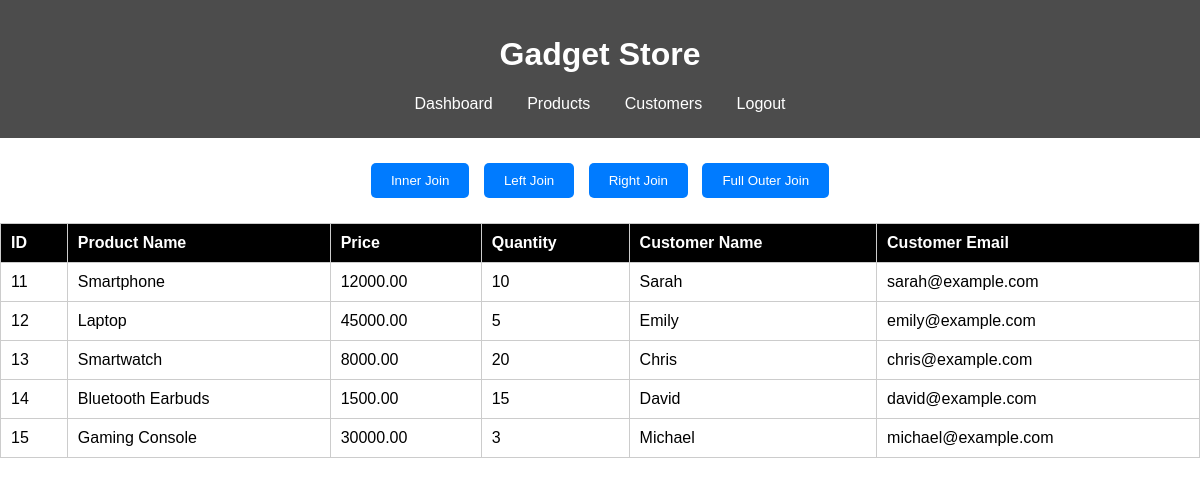
Page /dashboard.php (signed in) on the committed database.
### tables this page shows
CREATE TABLE `products` (
  `product_id` int(11) NOT NULL,
  `product_name` varchar(100) NOT NULL,
  `price` decimal(10,2) NOT NULL,
  `stock` int(11) NOT NULL,
  `created_at` timestamp NOT NULL DEFAULT current_timestamp(),
  `customer_id` int(10) NOT NULL
);

CREATE TABLE `customers` (
  `customer_id` int(11) NOT NULL,
  `customer_name` varchar(100) NOT NULL,
  `email` varchar(100) NOT NULL,
  `created_at` timestamp NOT NULL DEFAULT current_timestamp(),
  `register_id` int(10) NOT NULL
);

### dashboard.php (the view, shortened to what this page needs)
<?php
include('db_connection.php');
$join_type = isset($_POST['join_type']) ? $_POST['join_type'] : 'LEFT JOIN';
switch ($join_type) {
    case 'LEFT JOIN':
    default:
        $query = "
            SELECT p.product_id, p.product_name, p.price, p.stock, c.customer_name, c.email
            FROM products p
            LEFT JOIN customers c ON p.customer_id = c.customer_id
        ";
        break;
}
$result = mysqli_query($conn, $query);
?>
<!DOCTYPE html>
<html>
<head>
</head>
<body>
    <header>
        <h1>Gadget Store</h1>
        <nav>
            <a href="dashboard.php">Dashboard</a>
            <a href="products.php">Products</a>
            <a href="customers.php">Customers</a>
            <a class="logout" href="logout.php">Logout</a>
        </nav>
    </header>
    <main>
        <form method="POST" action="">
            <button type="submit" name="join_type" value="INNER JOIN">Inner Join</button>
            <button type="submit" name="join_type" value="LEFT JOIN">Left Join</button>
            <button type="submit" name="join_type" value="RIGHT JOIN">Right Join</button>
            <button type="submit" name="join_type" value="FULL OUTER JOIN">Full Outer Join</button>
        </form>
        <table>
            <tr>
                <th>ID</th>
                <th>Product Name</th>
                <th>Price</th>
                <th>Quantity</th>
                <th>Customer Name</th>
                <th>Customer Email</th>
            </tr>
            <?php while ($row = mysqli_fetch_assoc($result)): ?>
            <tr>
                <td><?php echo htmlspecialchars($row['product_id']); ?></td>
                <td><?php echo htmlspecialchars($row['product_name']); ?></td>
                <td><?php echo htmlspecialchars($row['price']); ?></td>
                <td><?php echo htmlspecialchars($row['stock']); ?></td>
                <td><?php echo htmlspecialchars($row['customer_name']); ?></td>
                <td><?php echo htmlspecialchars($row['email']); ?></td>
            </tr>
            <?php endwhile; ?>
        </table>
    </main>
</body>
</html>

### dashboard.php (style rules this page uses)
body { font-family: Arial, sans-serif; background-image: url('https://img.freepik.com/premium-photo/flat-lay-various-technology-items-office-supplies-accessories-blue-background_36682-205936.jpg'); background-size: cover; background-repeat: no-repeat; background-position: center; margin: 0; padding: 0; }
header { background: rgba(0, 0, 0, 0.7); color: white; padding: 15px; text-align: center; }
nav { margin: 10px 0; }
nav a { color: white; text-decoration: none; margin: 0 15px; }
table { width: 100%; border-collapse: collapse; margin-top: 20px; background: rgba(255, 255, 255, 0.8); }
th, td { padding: 10px; border: 1px solid #ccc; text-align: left; }
th { background-color: black; color: white; }
form { text-align: center; margin: 20px 0; }
button { background: #007bff; color: white; border: none; padding: 10px 20px; margin: 5px; cursor: pointer; border-radius: 5px; }

### rows in the picture
products: product_id "11", product_name "Smartphone", price "12000.00", stock "10", customer.customer_name "Sarah", customer.email "sarah@example.com"
products: product_id "12", product_name "Laptop", price "45000.00", stock "5", customer.customer_name "Emily", customer.email "emily@example.com"
products: product_id "13", product_name "Smartwatch", price "8000.00", stock "20", customer.customer_name "Chris", customer.email "chris@example.com"
products: product_id "14", product_name "Bluetooth Earbuds", price "1500.00", stock "15", customer.customer_name "David", customer.email "david@example.com"
products: product_id "15", product_name "Gaming Console", price "30000.00", stock "3", customer.customer_name "Michael", customer.email "michael@example.com"
